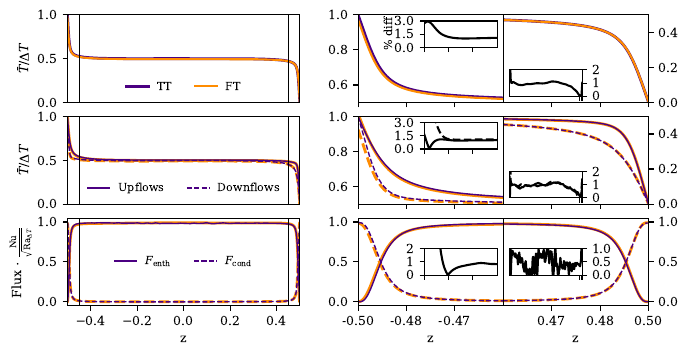

Python code for this plot:
import glob
import matplotlib
from collections import OrderedDict
matplotlib.use('Agg')
matplotlib.rcParams['font.family'] = 'DejaVu Serif'
matplotlib.rcParams['mathtext.fontset'] = 'dejavuserif'
matplotlib.rcParams['mathtext.rm'] = 'DejaVu Serif'
matplotlib.rcParams['mathtext.it'] = 'DejaVu Serif:italic'
matplotlib.rcParams['mathtext.bf'] = 'DejaVu Serif:bold'
matplotlib.rcParams.update({'font.size': 9})

import numpy as np
import matplotlib.pyplot as plt
import matplotlib.gridspec as gridspec
from mpl_toolkits.axes_grid1.inset_locator import inset_axes

import h5py

import pandas as pd

import dedalus.public as de


mColor = 'darkorange'
fColor = 'indigo'


def read_data(ra_list, dir_list, keys=['Nu', 'delta_T', 'sim_time', 'Pe', 'KE', 'left_flux', 'right_flux']):
    full_data = OrderedDict()
    for ra, dr in zip(ra_list, dir_list):
        data = OrderedDict()
        sub_runs = glob.glob('{:s}/run*/'.format(dr))
        if len(sub_runs) > 0:
            numbered_dirs  = [(f, float(f.split("run")[-1].split("/")[0])) for f in sub_runs]
            sub_runs, run_num = zip(*sorted(numbered_dirs, key=lambda x: x[1]))
            partial_data = OrderedDict()
            for k in keys:
                partial_data[k] = []

            N_tot = 0
            for i, dr in enumerate(sub_runs):
                with h5py.File('{:s}/traces/full_traces.h5'.format(dr), 'r') as f:
                    N_tot += len(f['Nu'])
                    for k in keys:
                        partial_data[k].append(f[k][()])

            data = OrderedDict()
            for k in keys:
                data[k] = np.zeros(N_tot)
                start_ind=0
                for arr in partial_data[k]:
                    data[k][start_ind:start_ind+len(arr)] = arr
                    start_ind += len(arr)
        else:
            with h5py.File('{:s}/traces/full_traces.h5'.format(dr), 'r') as f:
                for k in keys:
                    data[k] = f[k][()]

        data['ra_temp'] = ra*data['delta_T']
        data['ra_flux'] = ra**(3./2)*data['left_flux']
        full_data['{:.4e}'.format(ra)] = data
    return full_data

def read_profs(ra_list, dir_list):
    full_data = OrderedDict()
    for ra, dr in zip(ra_list, dir_list):
        prof_files = sub_runs = glob.glob('{:s}/avg_profs/averaged_avg_profs.h5'.format(dr))
        if len(prof_files) > 0:
            data = OrderedDict()
            with h5py.File('{:s}'.format(prof_files[0]), 'r') as f:
                for k in f.keys():
                    data[k] = f[k][()]
            full_data['{:.4e}'.format(ra)] = data
    return full_data

def read_asymms(ra_list, dir_list):
    full_data = OrderedDict()
    for ra, dr in zip(ra_list, dir_list):
        prof_files = sub_runs = glob.glob('{:s}/asymmetries/asymmetry_data.h5'.format(dr))
        if len(prof_files) > 0:
            data = OrderedDict()
            with h5py.File('{:s}'.format(prof_files[0]), 'r') as f:
                for k in f.keys():
                    if k == 'z':
                        data[k] = f[k][()]
                    else:
                        data['{:s}_pos'.format(k)] = f[k]['pos_mask'][()]
                        data['{:s}_neg'.format(k)] = f[k]['neg_mask'][()]
            full_data['{:.4e}'.format(ra)] = data
    return full_data


mixed_dirs = glob.glob("./data/rbc/mixedFT_2d/ra*/")
fixed_dirs = glob.glob("./data/rbc/fixedT_2d/ra*/")
restarted_dirs = glob.glob("./data/rbc/restarted_mixed_T2m/ra*/")
numbered_dirs  = [(f, float(f.split("./data/rbc/mixedFT_2d/ra")[-1].split("/")[0])) for f in mixed_dirs]
mixed_dirs, mixed_ras = zip(*sorted(numbered_dirs, key=lambda x: x[1]))
numbered_dirs  = [(f, float(f.split("./data/rbc/fixedT_2d/ra")[-1].split("/")[0])) for f in fixed_dirs]
fixed_dirs, fixed_ras = zip(*sorted(numbered_dirs, key=lambda x: x[1]))
numbered_dirs  = [(f, float(f.split("./data/rbc/restarted_mixed_T2m/ra")[-1].split("/")[0])) for f in restarted_dirs]
restarted_dirs, restarted_ras = zip(*sorted(numbered_dirs, key=lambda x: x[1]))

mixed_profs = read_profs(mixed_ras, mixed_dirs)
fixed_profs = read_profs(fixed_ras, fixed_dirs)
restarted_profs = read_profs(restarted_ras, restarted_dirs)
mixed_scalars = read_data(mixed_ras, mixed_dirs)
fixed_scalars = read_data(fixed_ras, fixed_dirs)
restarted_scalars = read_data(restarted_ras, restarted_dirs)
mixed_asymms = read_asymms(mixed_ras, mixed_dirs)
fixed_asymms = read_asymms(fixed_ras, fixed_dirs)
restarted_asymms = read_asymms(restarted_ras, restarted_dirs)

ra_dt = 1.00e8
mk = '{:.4e}'.format(2.61e9)
fk = '{:.4e}'.format(1.00e8)
#mk = '{:.4e}'.format(4.83e10)
#fk = '{:.4e}'.format(1.00e9)
#mk = '{:.4e}'.format(9.51e11)
#fk = '{:.4e}'.format(1.00e10)

mz = mixed_profs[mk]['z']
fz = fixed_profs[fk]['z']
max_nz = np.max((len(mz), len(fz)))


delta_T_mixed = mixed_scalars[mk]['delta_T']
dT = np.mean(delta_T_mixed[-1000:])
Nu_fixedT = fixed_scalars[fk]['Nu']
Nu = np.mean(Nu_fixedT[-1000:])
flux_scale = (np.sqrt(ra_dt)/Nu)**(-1)

print(dT, mixed_profs[mk]['T'][0,int(len(mz)/2)])


z_basis = de.Chebyshev(  'z', max_nz, interval=[-1/2, 1/2], dealias=1)
bases = [z_basis]
domain = de.Domain(bases, grid_dtype=np.float64)

p_mixed = domain.new_field()
p_fixed = domain.new_field()

z = domain.grid(0)

fig = plt.figure()

# Set up figure subplots
fig = plt.figure(figsize=(7.5, 4))
gs = gridspec.GridSpec(1000, 1000)

subplots = [( (0 , 0),         285,    400),
            ( (330, 0),        285,    400),
            ( (660, 0),        285,    400), 
            ( (0 ,  500),      285,    250),
            ( (330, 500),      285,    250),
            ( (660, 500),      285,    250), 
            ( (0 ,  750),      285,    250),
            ( (330, 750),      285,    250),
            ( (660, 750),      285,    250), 
            ]
axs = [plt.subplot(gs.new_subplotspec(*args)) for args in subplots]
axins_l = []
axins_r = []


bounds_out = 0.5
bounds_in  = 0.45

#Row 1 - Temp
k = 'T'
axf, axl, axr= axs[0], axs[3], axs[6]
for ax in [axf, axl, axr]:
    ax.plot(fz, fixed_profs[fk][k][0,:],    c=fColor, label='TT', lw=2)
    ax.plot(mz, mixed_profs[mk][k][0,:]/dT, c=mColor, label='FT')
#ax1.legend(loc='lower left', frameon=False, fontsize=7)
axf.set_ylabel(r'$\bar{T}/\Delta T$')
axf.legend(loc='lower center', ncol=2, frameon=False, fontsize=8)

axf.set_ylim(0, 1)
axl.set_ylim(0.5, 1)
axr.set_ylim(0, 0.5)


# Inset panels - temp diff
p_mixed.set_scales(len(mixed_profs[mk][k][0,:])/max_nz)
p_fixed.set_scales(len(fixed_profs[fk][k][0,:])/max_nz)
p_mixed['g'] = mixed_profs[mk][k][0,:]/dT
p_fixed['g'] = fixed_profs[fk][k][0,:]
for p in [p_mixed, p_fixed]: p.set_scales(1, keep_data=True)

for ax, loc in [(axl, 'upper right'), (axr, 'lower left')]:
    axins = inset_axes(ax, width='50%', height='30%', loc=loc)
    err = 100*np.abs((p_fixed['g'] - p_mixed['g'])/p_fixed['g'])
    axins.plot(z, err, c='k')
    xlim = ax.get_xbound()
    this_err = err[(z < xlim[-1])*(z > xlim[0])]
    bounds = this_err.min()/2, this_err.max()*2
    if ax is axl: 
        axins.set_ylabel('% diff', fontsize=8, labelpad=0)
        axins_l.append(axins)
        axins.set_ylim(0, 2)
        axins.set_yticks((0, 1, 2))
#        axins.set_ylim(0, 0.5)
#        axins.set_yticks((0, 0.25, 0.5))
    elif ax is axr: 
        axins_r.append(axins)
        axins.set_ylim(0, 2)
        axins.set_yticks((0, 1, 2))

    axins.xaxis.set_ticklabels([])

        
    if 'left' in loc:
        axins.yaxis.tick_right()
        

#Middle Row - Asymmetries
k1 = 'T-w_pos'
k2 = 'T-w_neg'

axf, axl, axr= axs[1], axs[4], axs[7]
for ax in [axf, axl, axr]:
    ax.plot(mz, mixed_asymms[mk][k1]/dT, c=mColor, lw=2)
    ax.plot(mz, mixed_asymms[mk][k2]/dT, c=mColor, ls='--', lw=2)
    ax.plot(fz, fixed_asymms[fk][k1], c=fColor, lw=1, label='Upflows')
    ax.plot(fz, fixed_asymms[fk][k2], c=fColor, ls='--', lw=1, label='Downflows')
axf.set_ylabel(r'$\bar{T}/\Delta T$')
axf.legend(loc='lower center', frameon=False, fontsize=8, ncol=2)

axf.set_ylim(0, 1)
axl.set_ylim(0.5, 1)
axr.set_ylim(0, 0.5)



#Panel 4 - Asymmetry diffs
for ax, loc in [(axl, 'upper right'), (axr, 'lower left')]:
    axins = inset_axes(ax, width='50%', height='30%', loc=loc)
    if ax is axl: 
        axins_l.append(axins)
    elif ax is axr: 
        axins_r.append(axins)

    for k, ls in [(k1, '-'), (k2, '--')]:
        p_mixed.set_scales(len(mixed_asymms[mk][k])/max_nz)
        p_fixed.set_scales(len(fixed_asymms[fk][k])/max_nz)
        p_mixed['g'] = mixed_asymms[mk][k]/dT
        p_fixed['g'] = fixed_asymms[fk][k]
        for p in [p_mixed, p_fixed]: p.set_scales(1, keep_data=True)

        good = np.abs(p_fixed['g'])/p_fixed['g'].max() > 0.1
        this_z = z[good]
        err = 100*np.abs((p_fixed['g'] - p_mixed['g'])/p_fixed['g'])[good]

        axins.plot(this_z, err, c='k', ls=ls)
        xlim = ax.get_xbound()
        this_err = err[(this_z < xlim[-1])*(this_z > xlim[0])]
        bounds = this_err.min()/2, this_err.max()*2
        if ax is axl:
            axins.set_ylim(0, 4)#this_err.min()/2, this_err.max()*2)
            axins.set_yticks((0, 2, 4))
        else:
            axins.set_ylim(0, 2)#this_err.min()/2, this_err.max()*2)
            axins.set_yticks((0, 1, 2))

        axins.xaxis.set_ticklabels([])

            
        if 'left' in loc:
            axins.yaxis.tick_right()



#
#
##Row 3 - fluxes
k1 = 'enth_flux'
k2 = 'kappa_flux'

axf, axl, axr= axs[2], axs[5], axs[8]
for ax in [axf, axl, axr]:
    ax.plot(mz, mixed_profs[mk][k1][0,:]/dT**(3/2)/flux_scale, c=mColor, lw=2)
    ax.plot(mz, mixed_profs[mk][k2][0,:]/dT**(3/2)/flux_scale, c=mColor, ls='--', lw=2)
    ax.plot(fz, fixed_profs[fk][k1][0,:]/flux_scale, c=fColor, lw=1, label=r'$F_{\mathrm{enth}}$')
    ax.plot(fz, fixed_profs[fk][k2][0,:]/flux_scale, c=fColor, ls='--', lw=1, label=r'$F_{\mathrm{cond}}$')
axf.set_ylabel(r'Flux$\,\cdot\,\frac{\mathrm{Nu}}{\sqrt{\mathrm{Ra}_{\Delta T}}}$')
axf.legend(loc='center', frameon=False, fontsize=8, ncol=2)


#Flux diffs
for ax, loc in [(axl, 'center right'), (axr, 'center left')]:
    axins = inset_axes(ax, width='50%', height='30%', loc=loc)
    if ax is axl: 
        axins_l.append(axins)
    elif ax is axr: 
        axins_r.append(axins)

    for k, ls in [(k1, '-')]:
        p_mixed.set_scales(len(mixed_profs[mk][k][0,:])/max_nz)
        p_fixed.set_scales(len(fixed_profs[fk][k][0,:])/max_nz)
        p_mixed['g'] = mixed_profs[mk][k][0,:]/dT**(3/2)/flux_scale
        p_fixed['g'] = fixed_profs[fk][k][0,:]/flux_scale
        for p in [p_mixed, p_fixed]: p.set_scales(1, keep_data=True)
        xlim = ax.get_xbound()

        this_z = z
        err = 100*np.abs((p_fixed['g'] - p_mixed['g'])/p_fixed['g'])
        z_bounds = (this_z <= xlim[-1])*(this_z >= xlim[0])
        good = (p_fixed['g'][z_bounds] >  0.1)

        axins.plot(this_z[z_bounds][good], err[z_bounds][good], c='k', ls=ls)
        this_err = err[z_bounds]
        bounds = this_err.min()/2, this_err.max()*2
        if ax is axl:
            axins.set_ylim(0, 4)#this_err.min()/2, this_err.max()*2)
            axins.set_yticks((0, 2, 4))
        else:
            axins.set_ylim(0, 6)#this_err.min()/2, this_err.max()*2)
            axins.set_yticks((0, 3, 6))
#        axins.set_yscale('log')
#        axins.set_yticks((1e-1, 1e0, 10))

        axins.xaxis.set_ticklabels([])

            
        if 'left' in loc:
            axins.yaxis.tick_right()



for i in [2, 5, 8]:
    axs[i].set_xlabel('z')

for i in [0, 1, 3, 4, 6, 7]:
    axs[i].set_xticks(())


for ax in axins_l:
    ax.set_xlim(-bounds_out, -bounds_in)
    ax.set_xticks((-bounds_out, -bounds_out + (bounds_out-bounds_in)/3, -bounds_out + 2*(bounds_out-bounds_in)/3))
for ax in axins_r:
    ax.set_xlim(-bounds_out, -bounds_in)
    ax.set_xticks((bounds_out - 2*(bounds_out-bounds_in)/3, bounds_out - (bounds_out-bounds_in)/3, bounds_out))

for i in [0, 1, 2]:
    axs[i].set_xlim(-bounds_out, bounds_out)
    axs[i].axvline(-bounds_in, c='k', lw=0.5)
    axs[i].axvline(bounds_in, c='k', lw=0.5)

for i in [3, 4, 5]:
    axs[i].set_xlim(-bounds_out, -bounds_in)
    axs[i].set_xticks((-bounds_out, -bounds_out + (bounds_out-bounds_in)/3, -bounds_out + 2*(bounds_out-bounds_in)/3))
    axs[i].get_xaxis().set_major_formatter(matplotlib.ticker.FormatStrFormatter('%.2f'))#matplotlib.ticker.ScalarFormatter())

    if i != 5: axs[i].set_xticklabels(())

for i in [6, 7, 8]:
    axs[i].set_xlim(bounds_in, bounds_out)
    axs[i].yaxis.tick_right()
    axs[i].set_xticks((bounds_out - 2*(bounds_out-bounds_in)/3, bounds_out - (bounds_out-bounds_in)/3, bounds_out))
    axs[i].get_xaxis().set_major_formatter(matplotlib.ticker.FormatStrFormatter('%.2f'))#matplotlib.ticker.ScalarFormatter())
    if i != 8: axs[i].set_xticklabels(())

for i in [0, 1]:
    axs[i].set_ylim(0, 1)
    axs[i].set_yticks((0, 0.5, 1))

for i in [2, 5, 8]:
    axs[i].set_ylim(-0.05, 1.05)



fig.savefig('rbc_1D_profiles.png', dpi=300, bbox_inches='tight')
fig.savefig('rbc_1D_profiles.pdf', dpi=300, bbox_inches='tight')
